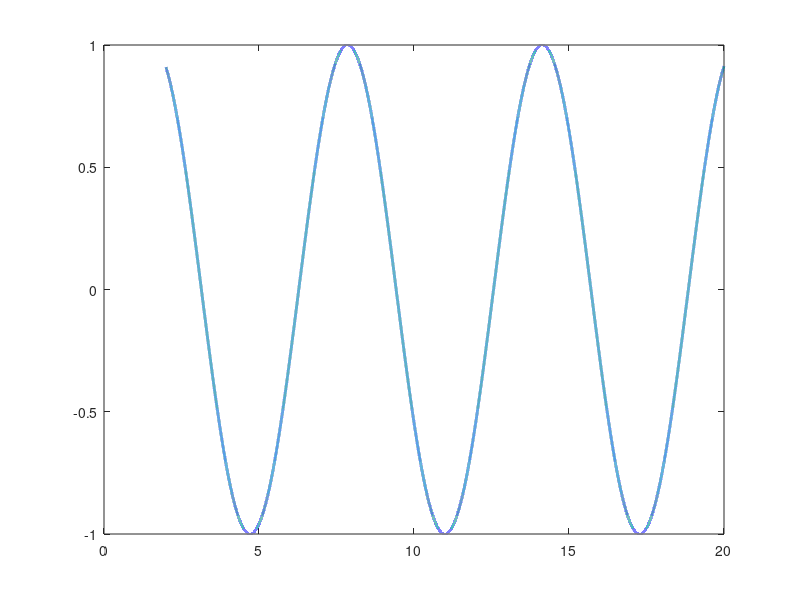

Here is the MATLAB script that generated this plot: (Note: this script raises an error after producing the figure.)
clear;
a = 2; b = 20;
u = a:0.0001:b;
%---------------
%SET OF FUNCTIONS
x = u;
%y = u.^3 - 3.*u.^4;
y = sin(x);
%---------------
%PLOT ORIGINAL FUNCTION
plot(x, y, 'linewidth', 2);
for n = 10:10:50
    x_bez = zeros(1, length(u));
    y_bez = zeros(1, length(u));
    step = n+1;
    x_p = x(round(linspace(1,length(u),step)));
    y_p = y(round(linspace(1,length(u),step)));
    for i = 0:1:n
        x_bez = x_bez + ( bernstein_pol(n,i,(u-a)./(b-a)) .* x_p(i+1) );
        y_bez = y_bez + ( bernstein_pol(n,i,(u-a)./(b-a)) .* y_p(i+1) );
    end
    %---------------
    %PLOT
    hold on;
    %PLOT POLYGON
    plot(x_p, y_p, 'O');
    hold on;
    %PLOT BEZIER CURVE
    plot(x_bez, y_bez, 'linewidth',1);
    hold on;
    %END PLOT
    %---------------
end
    
%---------------
%BERNSTEIN POL IN [0,1]
function y = bernstein_pol(n, i, u)
    y = nchoosek(n,i).*u.^(i).*((1-u).^(n-i));
end
%---------------